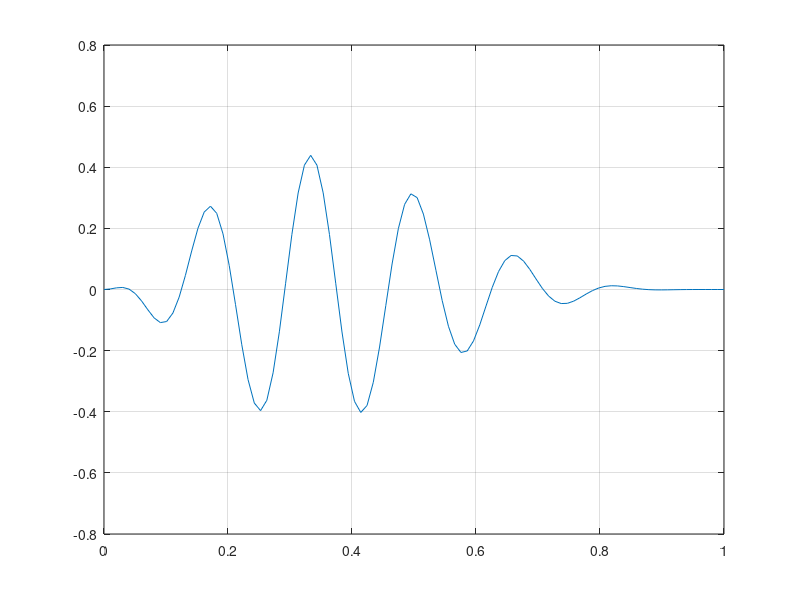

MATLAB code to generate this figure:
%% Generating Simple Continous Time signal
x = @(t) 20*t.^2.*(1-t).^4.*cos(12*pi*t);
t = linspace(0, 1);
figure(1)
plot(t, x(t))
grid
